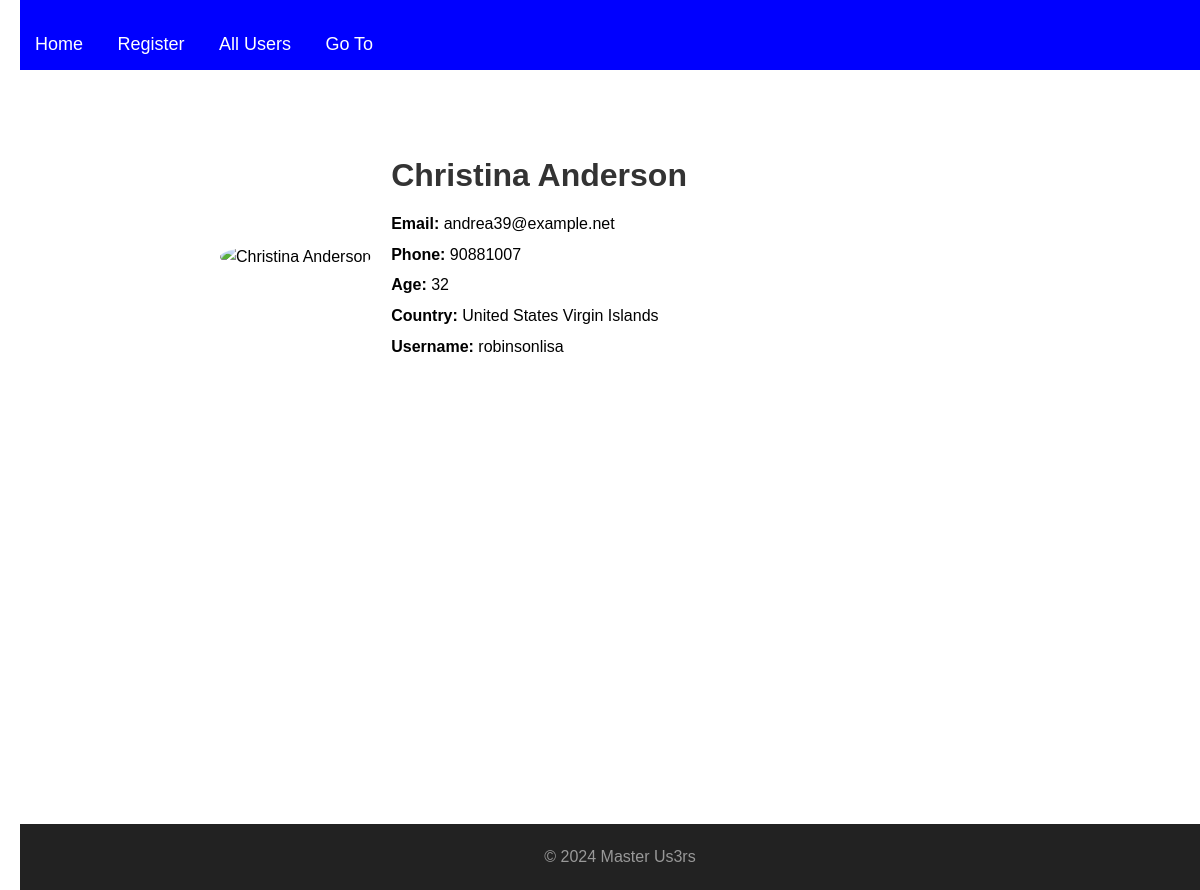
/user/100, run on the app's committed database.
### models.py (models this page shows)
class User(db.Model):
    id = db.Column(db.Integer, primary_key = True)
    name = db.Column(db.String(100))
    age = db.Column(db.Integer)
    email = db.Column(db.String(128), unique = True)
    username = db.Column(db.String(128), unique = True)
    phone = db.Column(db.String(128))
    country = db.Column(db.String(100))

### app.py (the view)
@app.route("/user/<int:user_id>")
def user_page(user_id):
    user = User.query.filter_by(id=user_id).first()
    return render_template('user_page.html', user = user)

### templates/user_page.html
{% extends 'base.html' %}
{% block content %}
    <div class="person-container">
        <div class="person-picture">
            <img src="https://source.unsplash.com/featured/?people" alt="{{ user.name }}">
        </div>
        <div class="person-profile">
            <h1>{{ user.name }}</h1>
            <p><strong>Email:</strong> {{ user.email }}</p>
            <p><strong>Phone:</strong> {{ user.phone }}</p>
            <p><strong>Age:</strong> {{ user.age }}</p>
            <p><strong>Country:</strong> {{ user.country}}</p>
            <p><strong>Username:</strong> {{ user.username}}</p>
        </div>
    </div>
{% endblock %}

### static/style.css (style rules this page uses)
* { margin: 0; padding: 0; box-sizing: border-box; }
html, body { height: 100%; margin: 0; }
body { font-family: 'Arial', sans-serif; line-height: 1.6; margin: 20px; }
.person-container { display: flex; align-items: center; max-width: 800px; margin: 20px auto; padding: 20px; }
.person-picture img { width: 150px; height: 150px; border-radius: 50%; margin-right: 20px; object-fit: cover; }
.person-profile { flex: 1; }
.person-profile h1 { color: #333; margin-bottom: 10px; }
.person-profile p { margin-bottom: 5px; line-height: 1.6; }

### data on the page
User: name "Christina Anderson", email "andrea39@example.net", phone "90881007", age "32", country "United States Virgin Islands", username "robinsonlisa"
